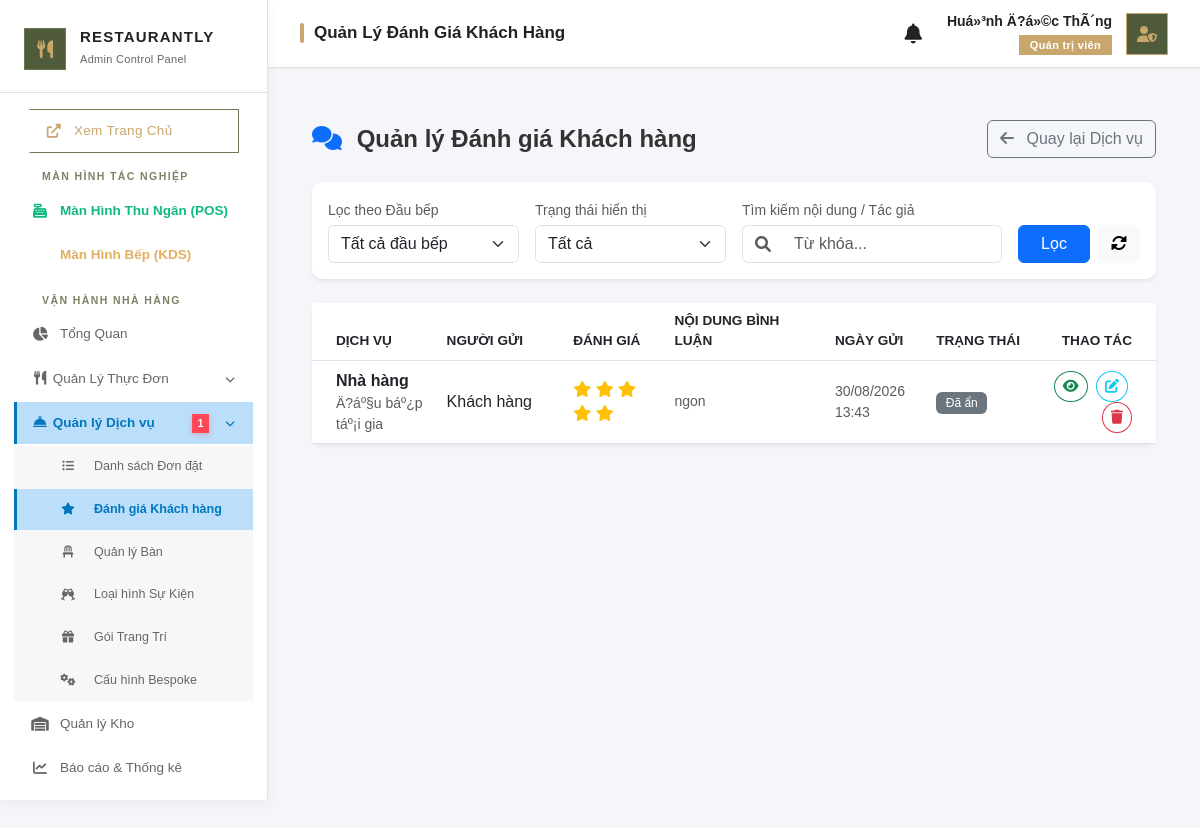
The app's page /admin/manage_service_reviews.php (signed in) with its own data.
### tables this page shows
CREATE TABLE `chef_reviews` (
  `id` int(11) NOT NULL AUTO_INCREMENT,
  `chef_id` int(11) NOT NULL,
  `user_id` int(11) DEFAULT NULL,
  `author_name` varchar(100) DEFAULT 'KhÃ¡ch áº©n danh',
  `rating` int(11) NOT NULL CHECK (`rating` >= 1 and `rating` <= 5),
  `comment` text NOT NULL,
  `created_at` timestamp NOT NULL DEFAULT current_timestamp(),
  `status` enum('pending','approved','rejected') DEFAULT 'approved',
  `experience_type` varchar(100) DEFAULT 'Fine Dining',
  `chef_response` text DEFAULT NULL,
  `booking_id` int(11) DEFAULT NULL,
  `images` text DEFAULT NULL,
  PRIMARY KEY (`id`)
);

### admin/manage_service_reviews.php (the view, shortened to what this page needs)
<?php
include '../public/admin_layout_header.php';
$db = (new Database())->getConnection();
$search = $_GET['search'] ?? '';
$page = isset($_GET['page']) ? max(1, (int)$_GET['page']) : 1;
$limit = 15;
$offset = ($page - 1) * $limit;
$where = ["r.booking_id > 0"];
$params = [];
$where_clause = implode(" AND ", $where);
$sql = "SELECT r.*, c.name as chef_name, c.image as chef_image
        FROM chef_reviews r
        LEFT JOIN chefs c ON r.chef_id = c.id
        WHERE $where_clause
        ORDER BY r.created_at DESC
        LIMIT $limit OFFSET $offset";
$stmt = $db->prepare($sql);
$stmt->execute($params);
$reviews = $stmt->fetchAll(PDO::FETCH_ASSOC);
?>
<div class="container-fluid py-4 min-vh-100">
    <div class="d-flex justify-content-between align-items-center mb-4 flex-wrap gap-3">
        <h4 class="fw-bold m-0"><i class="fas fa-comments me-2 text-primary"></i> Quản lý Đánh giá Khách hàng</h4>
        <a href="controllers/manage_services.php" class="btn btn-outline-secondary">
            <i class="fas fa-arrow-left me-2"></i> Quay lại Dịch vụ
        </a>
    </div>
    <div class="card card-custom p-3 mb-4 shadow-sm border-0">
        <form method="GET" class="row g-3 align-items-center">
            <div class="col-md-3">
                <label class="form-label small text-muted mb-1">Lọc theo Đầu bếp</label>
                <select name="chef_id" class="form-select">
                    <option value="0">Tất cả đầu bếp</option>
                </select>
            </div>
            <div class="col-md-3">
                <label class="form-label small text-muted mb-1">Trạng thái hiển thị</label>
                <select name="status" class="form-select">
                    <option value="">Tất cả</option>
                </select>
            </div>
            <div class="col-md-4">
                <label class="form-label small text-muted mb-1">Tìm kiếm nội dung / Tác giả</label>
                <div class="input-group">
                    <span class="input-group-text bg-white border-end-0"><i class="fas fa-search text-muted"></i></span>
                    <input type="text" name="search" class="form-control border-start-0" placeholder="Từ khóa..." value="<?= htmlspecialchars($search) ?>">
                </div>
            </div>
            <div class="col-md-2 mt-auto d-flex gap-2">
                <button type="submit" class="btn btn-primary w-100">Lọc</button>
                <a href="manage_chef_reviews.php" class="btn btn-light" title="Làm mới"><i class="fas fa-sync-alt"></i></a>
            </div>
        </form>
    </div>
    <div class="card card-custom p-0 shadow-sm border-0">
        <div class="table-responsive">
            <table class="table table-hover align-middle mb-0 text-dark">
                <thead class="bg-light text-muted" style="font-size: 0.85rem; text-transform: uppercase;">
                    <tr>
                        <th class="ps-4" style="width: 15%;">Dịch vụ</th>
                        <th style="width: 15%;">Người gửi</th>
                        <th style="width: 12%;">Đánh giá</th>
                        <th>Nội dung bình luận</th>
                        <th style="width: 12%;">Ngày gửi</th>
                        <th style="width: 12%;">Trạng thái</th>
                        <th class="text-end pe-4" style="width: 15%;">Thao tác</th>
                    </tr>
                </thead>
                <tbody>
                    <?php foreach ($reviews as $rev): ?>
                        <tr>
                            <td class="ps-4">
                                <div class="fw-bold text-dark"><?= htmlspecialchars($rev['chef_name'] ?? 'Nhà hàng') ?></div>
                                <?php if (!empty($rev['experience_type'])): ?>
                                    <div class="small text-muted"><?= htmlspecialchars($rev['experience_type']) ?></div>
                                <?php endif; ?>
                            </td>
                            <td>
                                <div class="fw-medium text-dark"><?= htmlspecialchars($rev['author_name']) ?></div>
                            </td>
                            <td>
                                <div>
                                    <?php for ($i = 1; $i <= 5; $i++): ?>
                                        <i class="fas fa-star <?= $i <= $rev['rating'] ? 'star-yellow' : 'star-grey' ?>"></i>
                                    <?php endfor; ?>
                                </div>
                            </td>
                            <td>
                                <div class="text-wrap text-muted small" style="max-width: 400px; word-break: break-word;">
                                    <?= nl2br(htmlspecialchars($rev['comment'])) ?>
                                </div>
                            </td>
                            <td>
                                <div class="small text-muted"><?= date('d/m/Y H:i', strtotime($rev['created_at'])) ?></div>
                            </td>
                            <td>
                                <?php if ($rev['status'] === 'approved'): ?>
                                    <span class="badge bg-success badge-status">Đang hiển thị</span>
                                <?php else: ?>
                                    <span class="badge bg-secondary badge-status">Đã ẩn</span>
                                <?php endif; ?>
                            </td>
                            <td class="text-end pe-4">
                                <form method="POST" class="d-inline">
                                    <?php if ($rev['status'] === 'approved'): ?>
                                        <button type="submit" class="btn btn-sm btn-outline-warning rounded-circle me-1" title="Ẩn nhận xét">
                                            <i class="fas fa-eye-slash"></i>
                                        </button>
                                    <?php else: ?>
                                        <button type="submit" class="btn btn-sm btn-outline-success rounded-circle me-1" title="Hiển thị nhận xét">
                                            <i class="fas fa-eye"></i>
                                        </button>
                                    <?php endif; ?>
                                </form>
                                <button class="btn btn-sm btn-outline-info rounded-circle me-1" title="Chỉnh sửa"
                                    onclick='openEditModal(<?= htmlspecialchars(json_encode($rev, JSON_HEX_QUOT | JSON_HEX_TAG | JSON_HEX_AMP | JSON_HEX_APOS)) ?>)'>
                                    <i class="fas fa-edit"></i>
                                </button>
                                <form method="POST" class="d-inline" onsubmit="return confirm('Bạn có chắc chắn muốn xóa nhận xét này vĩnh viễn?');">
                                    <button type="submit" class="btn btn-sm btn-outline-danger rounded-circle" title="Xóa">
                                        <i class="fas fa-trash"></i>
                                    </button>
                                </form>
                            </td>
                        </tr>
                    <?php endforeach; ?>
                </tbody>
            </table>
        </div>
    </div>
</div>
</div>
</div>
</body>
</html>

### public/admin_layout_header.php (style rules this page uses)
:root { --sidebar-bg: #ffffff; --sidebar-border: #e8e1d5; --topbar-bg: #ffffff; --accent-color: #C9A66B; --accent-green: #4F5B3A; --accent-green-light: #6A7A4E; --text-sidebar: #222222; --text-sidebar-muted: #666666; --text-main: #222222; --text-muted: #777777; --bg-main: #fcfcfc; --shadow-sm: 0 1px 3px rgba(0, 0, 0, 0.04); --shadow-md: 0 4px 16px rgba(0, 0, 0, 0.05); }
* { box-sizing: border-box; }
body { font-family: 'Plus Jakarta Sans', sans-serif; background-color: var(--bg-main); overflow-x: hidden; color: var(--text-main); }

### admin/manage_service_reviews.php (style rules this page uses)
.badge-status { font-weight: 500; padding: 0.4em 0.8em; }
.card-custom { border-radius: 10px; }
body { background: #f4f6f9 !important; color: #333 !important; }
.star-yellow { color: #ffc107; }

### records on screen
chef_reviews: chef_name "Nhà hàng", experience_type "Ä?áº§u báº¿p táº¡i gia", author_name "Khách hàng", rating 5 (drawn), comment "ngon", created_at "30/08/2026 13:43", status "Đã ẩn"

### other values on screen
$pending_services_count "1"
$page_titles[$current_page] "Quản Lý Đánh Giá Khách Hàng"
$_SESSION['username'] "Huá»³nh Ä?á»©c ThÃ´ng"
